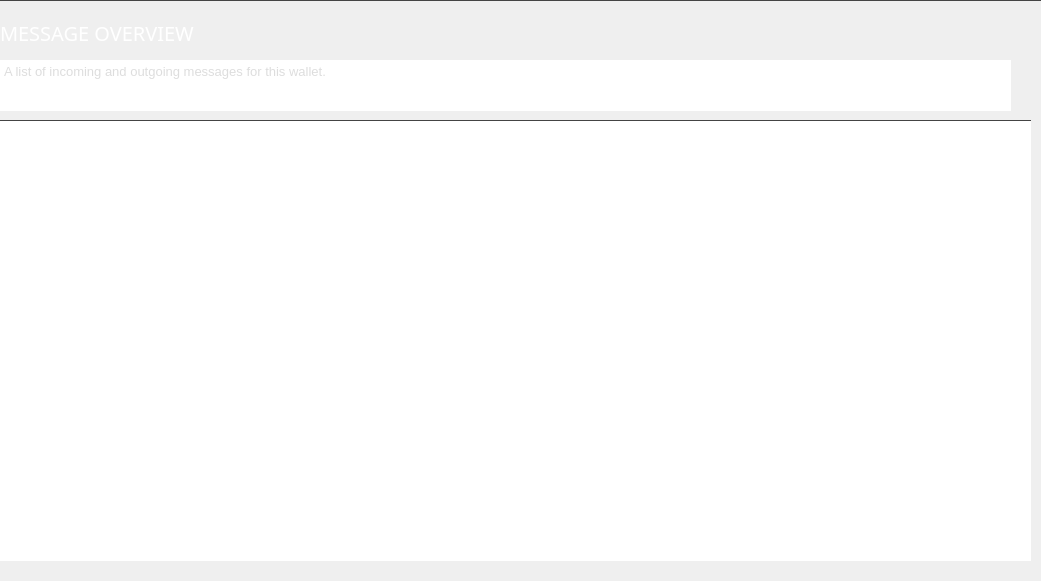
     <widget class="QGroupBox" name="messageBox">
      <property name="geometry">
       <rect>
        <x>210</x>
        <y>105</y>
        <width>1041</width>
        <height>581</height>
       </rect>
      </property>
      <property name="styleSheet">
       <string notr="true">border-top: 1px solid #444;</string>
      </property>
      <property name="title">
       <string/>
      </property>
      <widget class="QLabel" name="label_18">
       <property name="geometry">
        <rect>
         <x>0</x>
         <y>20</y>
         <width>241</width>
         <height>25</height>
        </rect>
       </property>
       <property name="font">
        <font>
         <family>Poppins</family>
         <pointsize>-1</pointsize>
        </font>
       </property>
       <property name="styleSheet">
        <string notr="true">color: #fff;
background: transparent;
font-size: 20px;
font-family: Poppins;
border: none;
text-align: left;
</string>
       </property>
       <property name="text">
        <string>MESSAGE OVERVIEW</string>
       </property>
      </widget>
      <widget class="QTextBrowser" name="textBrowser_2">
       <property name="geometry">
        <rect>
         <x>0</x>
         <y>60</y>
         <width>1011</width>
         <height>51</height>
        </rect>
       </property>
       <property name="styleSheet">
        <string notr="true">border: none; color: #ddd; font-size: 13px; font-family: 'Poppins';</string>
       </property>
       <property name="html">
        <string>&lt;!DOCTYPE HTML PUBLIC &quot;-//W3C//DTD HTML 4.0//EN&quot; &quot;http://www.w3.org/TR/REC-html40/strict.dtd&quot;&gt;
&lt;html&gt;&lt;head&gt;&lt;meta name=&quot;qrichtext&quot; content=&quot;1&quot; /&gt;&lt;style type=&quot;text/css&quot;&gt;
p, li { white-space: pre-wrap; }
&lt;/style&gt;&lt;/head&gt;&lt;body style=&quot; font-family:'Poppins'; font-size:13px; font-weight:400; font-style:normal;&quot;&gt;
&lt;p style=&quot; margin-top:0px; margin-bottom:0px; margin-left:0px; margin-right:0px; -qt-block-indent:0; text-indent:0px;&quot;&gt;&lt;span style=&quot; font-size:13px;&quot;&gt;A list of incoming and outgoing messages for this wallet. &lt;/span&gt;&lt;/p&gt;&lt;/body&gt;&lt;/html&gt;</string>
       </property>
      </widget>
      <widget class="QTreeView" name="m_messagesView">
       <property name="geometry">
        <rect>
         <x>0</x>
         <y>120</y>
         <width>1031</width>
         <height>441</height>
        </rect>
       </property>
       <property name="minimumSize">
        <size>
         <width>1001</width>
         <height>431</height>
        </size>
       </property>
       <property name="maximumSize">
        <size>
         <width>16777215</width>
         <height>16777215</height>
        </size>
       </property>
       <property name="font">
        <font>
         <family>Poppins</family>
         <pointsize>-1</pointsize>
        </font>
       </property>
       <property name="styleSheet">
        <string notr="true">QHeaderView::section {
	color: white;
	font-weight: bold;
	background-color: #282d31;
	font-family: 'Poppins';
    border-top: none;
	font-size: 14px;
 	border-bottom: 1px solid #444;
   	height: 37px;
}

QTreeView {
	font-family: 'Poppins';
border: none;
    color: #ccc;
font-size: 14px;
    height: 37px;
background-color: #282d31;
}

QTreeView::item {
	font-family: 'Poppins';
    color: #ccc;
	font-size: 14px;
    height: 37px;
}

QTreeView::branch:selected {
  background-color: green;
font-size: 14px;
  color: black;
}

QWidget:item:selected {
	font-family: 'Poppins';
background-color: #555555;
font-size: 14px;
  color: #ccc;
}

border: none;
font-size: 14px;
font-family: 'Poppins';
color: #ccc;
</string>
       </property>
       <property name="frameShape">
        <enum>QFrame::NoFrame</enum>
       </property>
       <property name="frameShadow">
        <enum>QFrame::Plain</enum>
       </property>
       <property name="sizeAdjustPolicy">
        <enum>QAbstractScrollArea::AdjustIgnored</enum>
       </property>
       <property name="editTriggers">
        <set>QAbstractItemView::AnyKeyPressed|QAbstractItemView::CurrentChanged|QAbstractItemView::EditKeyPressed|QAbstractItemView::SelectedClicked</set>
       </property>
       <property name="alternatingRowColors">
        <bool>false</bool>
       </property>
       <property name="rootIsDecorated">
        <bool>false</bool>
       </property>
       <property name="uniformRowHeights">
        <bool>true</bool>
       </property>
       <property name="itemsExpandable">
        <bool>true</bool>
       </property>
       <property name="sortingEnabled">
        <bool>false</bool>
       </property>
       <attribute name="headerCascadingSectionResizes">
        <bool>true</bool>
       </attribute>
       <attribute name="headerShowSortIndicator" stdset="0">
        <bool>false</bool>
       </attribute>
      </widget>
     </widget>
